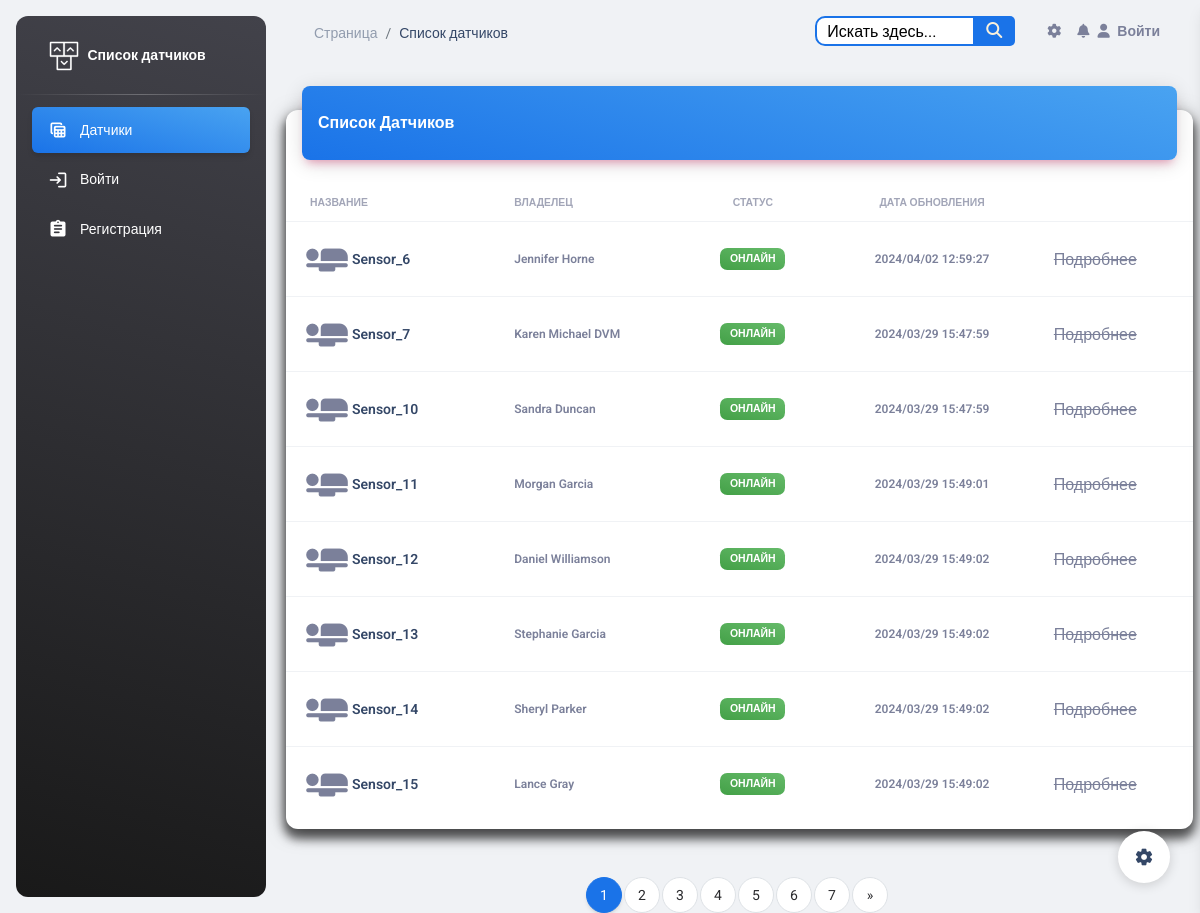
/, run on an earlier commit of the app's database.
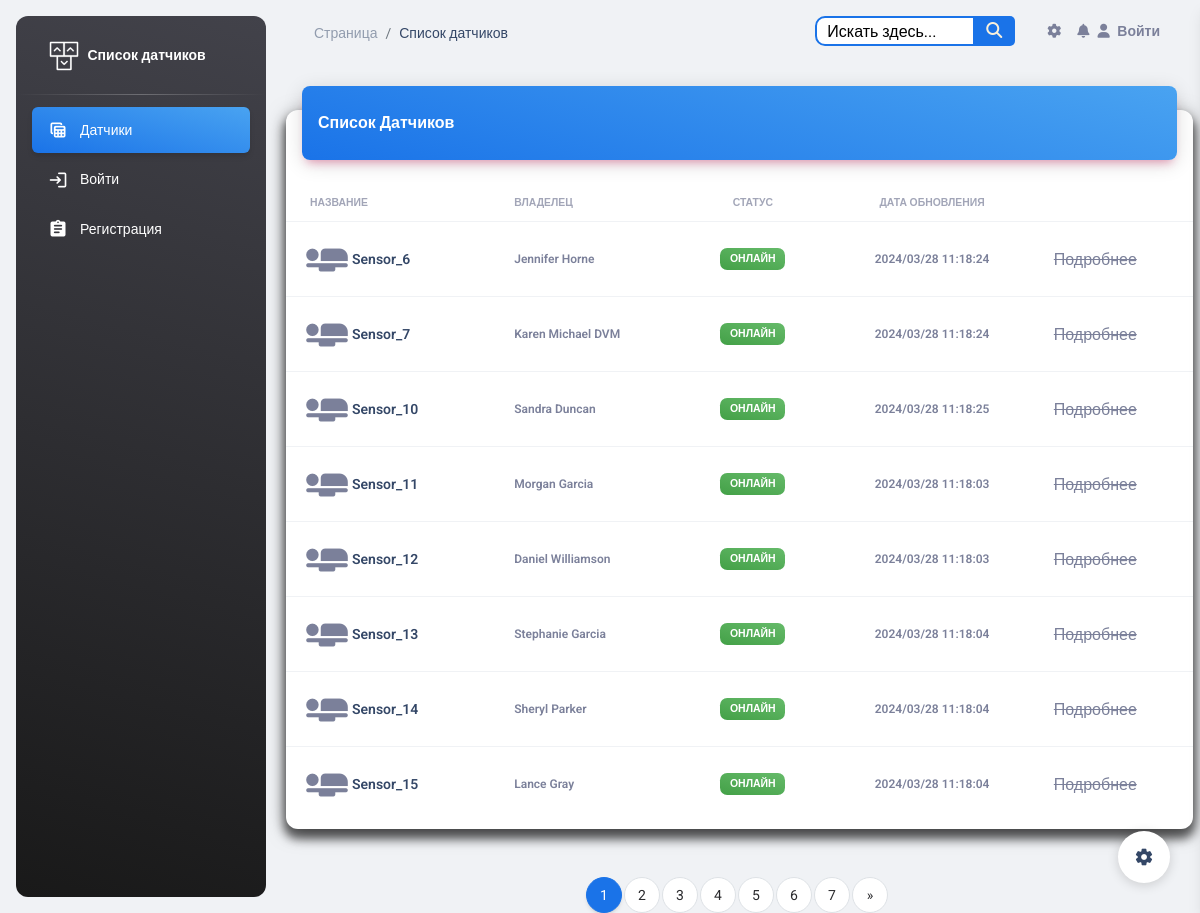
And on a later commit of the database.
### esp_sensor/models.py (models this page shows, shortened)
class Sensor(models.Model):
    id = models.AutoField(primary_key=True)
    name = models.CharField('Имя датчика', max_length=100, unique=True)
    slug = models.SlugField(max_length=255, unique=True, db_index=True, verbose_name="URL")
    description = models.TextField('Описание', blank=True)
    owner = models.CharField("Владелец", max_length=100, blank=True)
    date_added = models.DateTimeField('Дата добавления', auto_now=True)
    country = models.ManyToManyField(Country, blank=True, verbose_name='Страна')
    city = models.ManyToManyField(City, blank=True, verbose_name='Город')
    inclusions = models.IntegerField("Количество включений", default=0)
    power = models.IntegerField(default=0,
                                blank=True,
                                verbose_name='Мощность',
                                validators=[MinValueValidator(0), MaxValueValidator(100)])
    watt = models.IntegerField("Потребление мощности", default=0)
    volt = models.IntegerField("Электрическое напряжение", default=0)
    work = models.BooleanField('Онлайн', default=True)
    blocked = models.BooleanField('Заблокирован', default=False)
    temperature = models.FloatField('Температура', default=0)
    fan_speed = models.IntegerField('Скорость кулера', default=0)
    def is_blocked(self):
        return self.blocked
    class Meta:
        verbose_name = 'Датчик'
        verbose_name_plural = 'Датчики'

### esp_sensor/views.py (the view)
# urls.py: path('', SensorListView.as_view(), name='sensor_list'),
class SensorListView(ListView):
    model = Sensor
    template_name = 'sensor/sensor_list.html'
    context_object_name = 'sensors'
    paginate_by = 8
    def get_queryset(self):
        return Sensor.objects.order_by('id')
    def get_context_data(self, **kwargs):
        context = super().get_context_data(**kwargs)
        sensors = context['sensors']
        for sensor in sensors:
            latest_log = sensor.sensorlog_set.last()
            if latest_log:
                sensor.last_updated = latest_log.timestamp
            else:
                sensor.last_updated = sensor.date_added
        return context

### templates/sensor/sensor_list.html (shortened to what the changed rows need)
{% load static %}
{% include 'base.html' %}
<body class="g-sidenav-show  bg-gray-200">
<main class="main-content position-relative max-height-vh-100 h-100 border-radius-lg ">
    <div class="container-fluid py-4">
        <div class="row">
            <div class="col-12">
                <div class="card my-4">
                    <div class="card-body px-0 pb-2">
                        <div class="table-responsive p-0">
                            <table class="table align-items-center mb-0">
                                <thead>
                                <tr>
                                    <th class="text-uppercase text-secondary text-xxs font-weight-bolder opacity-7">
                                        Название
                                    </th>
                                    <th class="text-uppercase text-secondary text-xxs font-weight-bolder opacity-7 ps-2">
                                        Владелец
                                    </th>
                                    <th class="text-center text-uppercase text-secondary text-xxs font-weight-bolder opacity-7">
                                        Статус
                                    </th>
                                    <th class="text-center text-uppercase text-secondary text-xxs font-weight-bolder opacity-7">
                                        Дата обновления
                                    </th>
                                    <th class="text-secondary opacity-7"></th>
                                </tr>
                                </thead>
                                <tbody>
                                {% for sensor in sensors %}
                                    <tr>
                                        <td>
                                            <div class="d-flex px-2 py-1">
                                                <div>
                                                    <i class="material-icons"
                                                       style="font-size: 50px;">airline_seat_flat</i>
                                                </div>
                                                <div class="d-flex flex-column justify-content-center">
                                                    <a href="{% url 'sensor_detail' sensor.pk %}"
                                                       class="text-secondary font-weight-bold text-xs"
                                                       data-toggle="tooltip" data-original-title="Edit user">
                                                        <h6 class="mb-0 text-sm">{{ sensor.name }}</h6>
                                                    </a>
                                                </div>
                                            </div>
                                        </td>
                                        <td>
                                            <p class="text-xs font-weight-bold mb-0">{{ sensor.owner }}</p>
                                        </td>
                                        <td class="align-middle text-center text-sm">
                                            {% if sensor.is_blocked %}
                                                <span class="badge badge-sm bg-gradient-danger">Заблокирован</span>
                                            {% else %}
                                                {% if sensor.work %}
                                                    <span class="badge badge-sm bg-gradient-success">Онлайн</span>
                                                {% else %}
                                                    <span class="badge badge-sm bg-gradient-secondary">Оффлайн</span>
                                                {% endif %}
                                            {% endif %}
                                        </td>
                                        <td class="align-middle text-center">
                                            <span class="text-secondary text-xs font-weight-bold">{{ sensor.last_updated | date:"Y/m/d H:i:s" }}</span>
                                        </td>
                                        {% if user.is_authenticated %}
                                            <td class="align-middle">
                                                <a href="{% url 'sensor_detail' sensor.pk %}"
                                                   class="text-secondary font-weight-bold text-xs"
                                                   data-toggle="tooltip" data-original-title="Edit user">
                                                    Подробнее
                                                </a>
                                            </td>
                                        {% else %}
                                            <td class="align-middle">
                                                <span style="text-decoration: line-through;">Подробнее</span>
                                            </td>
                                        {% endif %}
                                    </tr>
                                {% endfor %}
                                </tbody>
                            </table>
                        </div>
                    </div>
                </div>
            </div>
        </div>
    </div>
</main>
</body>

What changed in the data, as far as the page shows it:
changed Sensor "Sensor_6": last_updated "2024/04/02 12:59:27" → "2024/03/28 11:18:24"
changed Sensor "Sensor_7": last_updated "2024/03/29 15:47:59" → "2024/03/28 11:18:24"
changed Sensor "Sensor_10": last_updated "2024/03/29 15:47:59" → "2024/03/28 11:18:25"
changed Sensor "Sensor_11": last_updated "2024/03/29 15:49:01" → "2024/03/28 11:18:03"
changed Sensor "Sensor_12": last_updated "2024/03/29 15:49:02" → "2024/03/28 11:18:03"
changed Sensor "Sensor_13": last_updated "2024/03/29 15:49:02" → "2024/03/28 11:18:04"
changed Sensor "Sensor_14": last_updated "2024/03/29 15:49:02" → "2024/03/28 11:18:04"
changed Sensor "Sensor_15": last_updated "2024/03/29 15:49:02" → "2024/03/28 11:18:04"
